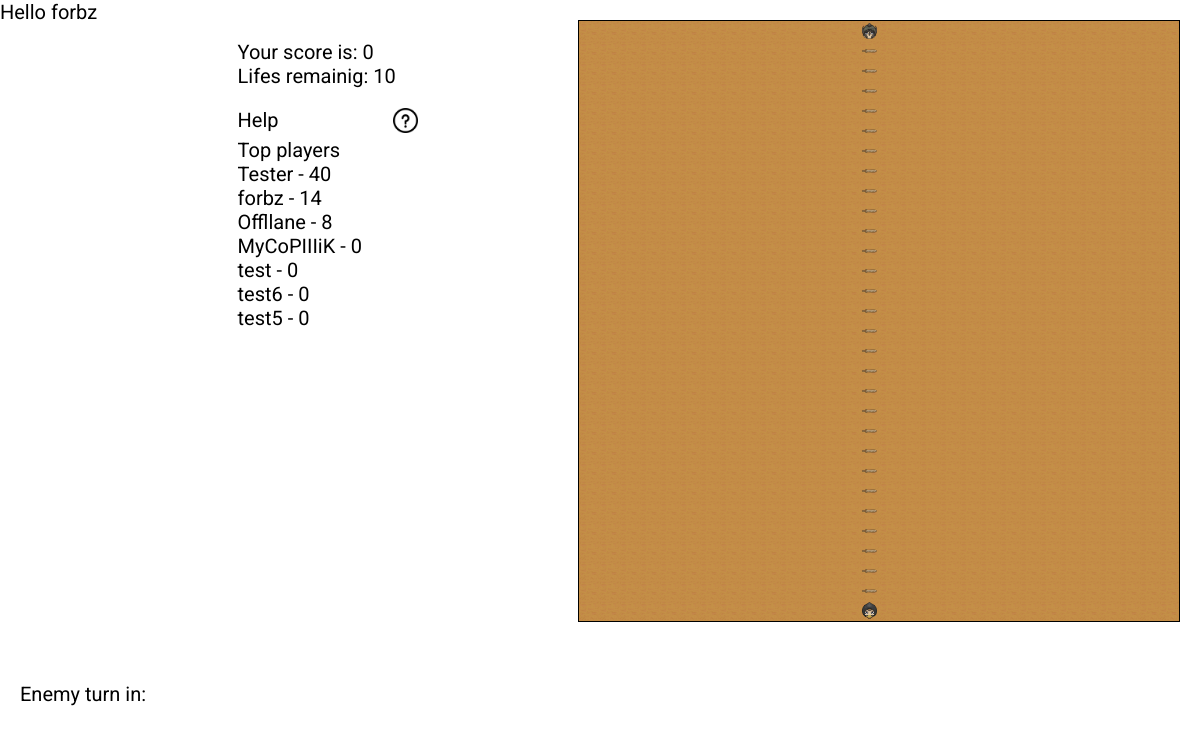
Before: / (signed in) with the older database file.
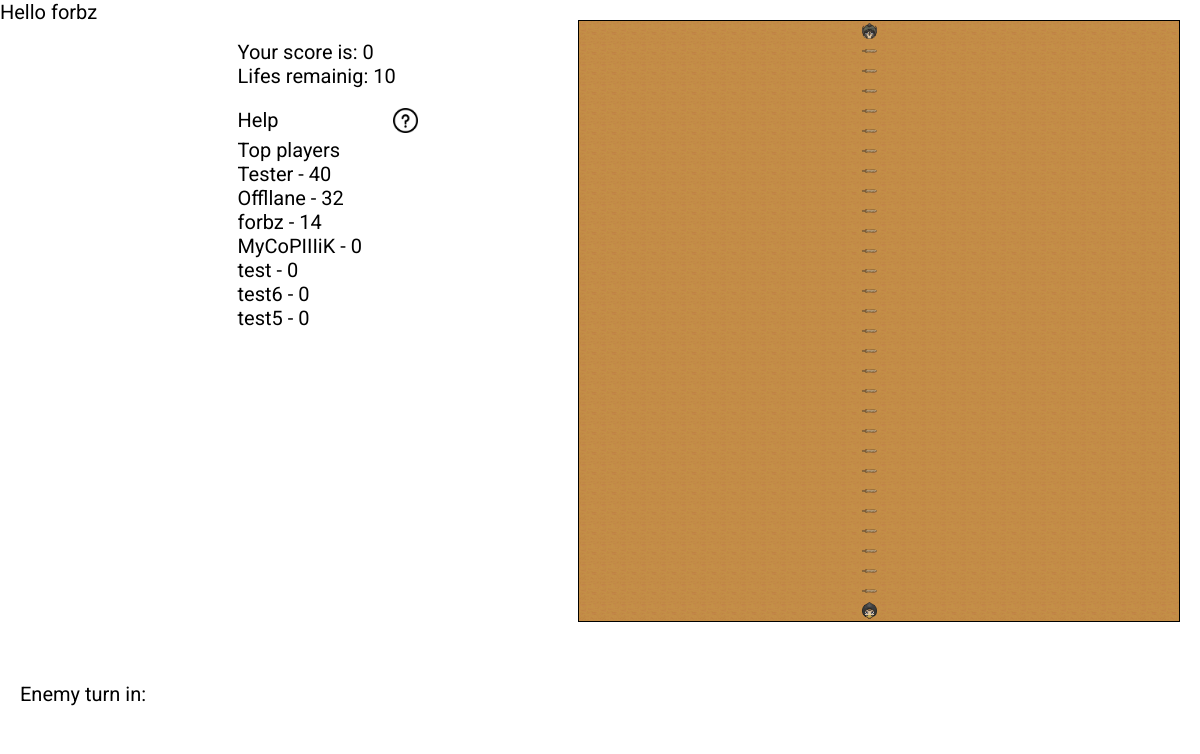
After: the same page with the newer database file.
### game/models.py (models this page shows)
class CustomUser(AbstractUser):
    score = models.PositiveIntegerField('score', default = 0)

### game/views.py (the view)
# urls.py: path('',views.index, name='index'),
@login_required(login_url="/login")
def index(request):
    players = CustomUser.objects.all()
    players = players.order_by('score').reverse()
    return render(request,'game/index.html', {'players':players})

### templates/game/index.html (shortened to what this page needs)
<!DOCTYPE html>
<html lang="en">
{% load static %}
<head>
</head>
<link rel="stylesheet" href="{% static 'styles/style.css' %}">
<link rel="stylesheet" href="{% static 'styles/popup.css' %}">
{% block content %}
<body>
{% if request.user.is_authenticated %}
    Hello {{ request.user }}
{% else %}
    NOT WORK
{% endif %}
  <section class="step-counter">
    Enemy turn in:
  </section>
  <section class="main-inform">
    <section class="score"> Your score is: 0</section>
    <section class="lifes"> Lifes remainig: 10</section>
    <p style="margin-top: 20px;">
      <div class="b-container">
        Help
        <a href="javascript:PopUpShow()"><img style="width:25px; height: 25px;" src="{% static 'img/question.png'%}" alt=""></a>
      </div>
    </p>
      <section>Top players</section>
        {% for player in players %}
            <section>{{ player.username }} - {{ player.score }}</section>
        {% endfor %}
  </section>
</body>
{% endblock %}
</html>

### static/styles/style.css (style rules this page uses)
* { margin: 0; font-family: 'Roboto'; font-size: 20px; }
body { background-repeat: no-repeat; background-position: center center; background-size: 100%; object-fit: contain; display: flex; justify-content: space-between; flex-wrap: wrap; overflow-y: hidden; }
.main-inform { width: 15%; background-color: white; padding: 20px; order: 1; margin: 20px; }
.step-counter { background-color: white; width: 15%; margin-top: 20px; margin-right: 30px; padding: 20px; order:3; }

### static/styles/popup.css (style rules this page uses)
.b-container { display: flex; justify-content: space-between; }

Changed rows visible on the page:
changed CustomUser "Offllane": score "8" → "32"; moves up the list
